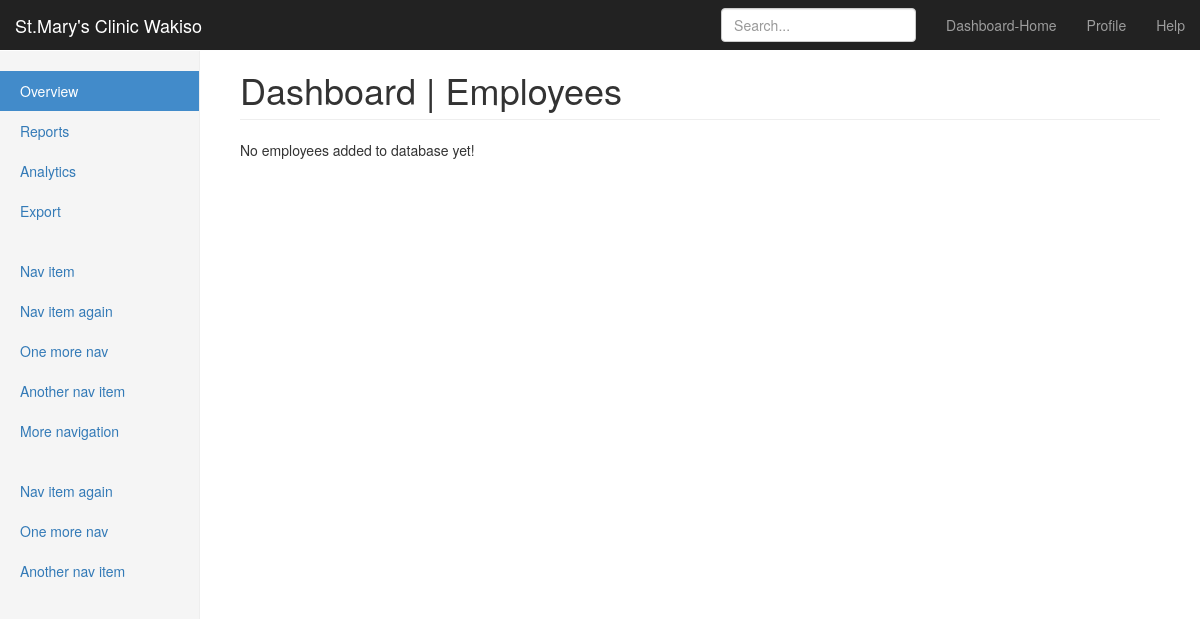
Page /clinic/employee/ on the earlier database version.
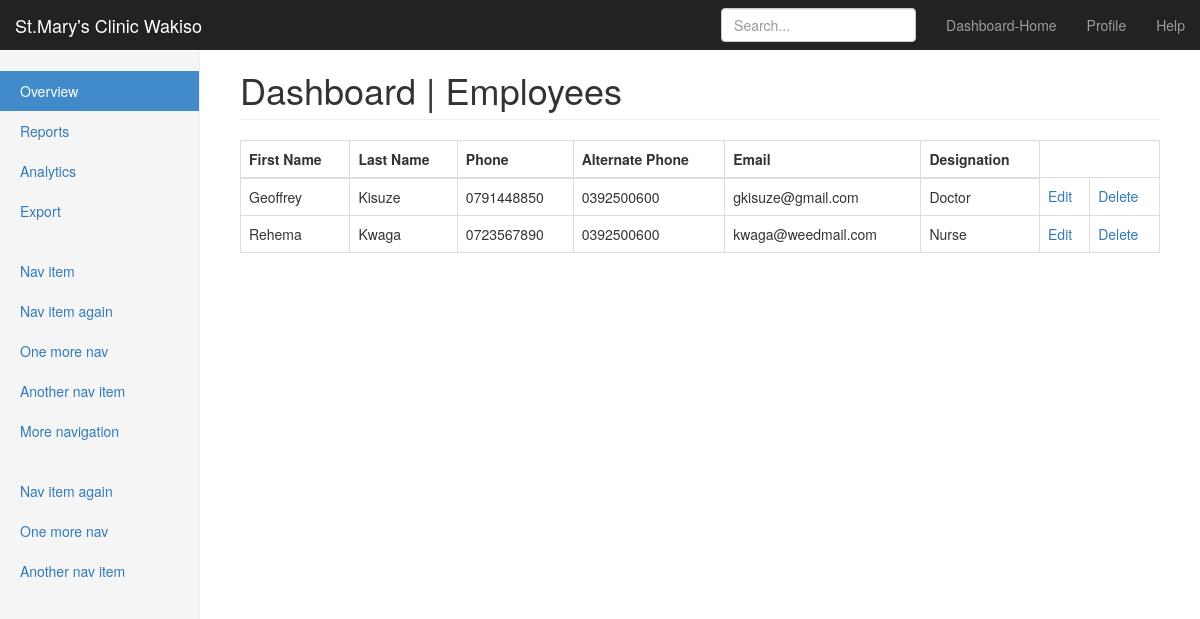
Same page on the later database version.
### clinic/models.py (models this page shows, shortened)
class Employee(models.Model):
    first_name = models.CharField(max_length=30,verbose_name='First Name')
    last_name = models.CharField(max_length=30,verbose_name='Last Name')
    phone = models.CharField(max_length=30,verbose_name='Phone')
    alternate_phone = models.CharField(max_length=30,blank=True,verbose_name='Alternate Phone')
    email = models.EmailField(blank=True,verbose_name='Email')
    designation = models.CharField(max_length=50,choices=STAFF_DESIGNATION,verbose_name='Designation')
    class Meta:
        verbose_name_plural = 'Employees'
        ordering =['first_name']
    def _get_full_name(self):
        """ returns the person's full name """
        return u'%s  %s' % (self.first_name, self.last_name)
    full_name = property(_get_full_name)

### clinic/views.py (the view)
class EmployeeListView(ListView):
    model = Employee
    context_object_name = "employees"
    template_name = "clinic/employee_list.html"

### templates/clinic/employee_list.html
{%extends 'clinic/base.html'%}
        {%block title_heading%}
        Employees
        {%endblock%}
        {%block content%}
        {% if employees%}
        <table class="table table-bordered">
            <thead>
              <tr>
                  <th> First Name</th>
                  <th> Last Name</th>
                  <th> Phone</th>
                  <th> Alternate Phone</th>
                  <th> Email</th>
                  <th> Designation</th>
              </tr>
            </thead>
            <tbody>
            {%for member in employees%}
            <tr>
                <td>{{member.first_name}}</td>
                <td>{{member.last_name}}</td>
                <td>{{member.phone}}</td>
                <td>{{member.alternate_phone}}</td>
                <td>{{member.email}}</td>
                <td>{{member.designation}}</td>
                <td><a href="/clinic/employee/edit/{{member.id}}">Edit</a></td>
                <td><a href="/clinic/employee/delete/{{member.id}}">Delete</a></td>
            </tr>
            {%endfor%}
            </tbody>
        </table>
        {%else%}
        <p> No employees added to database yet!</p>
        {%endif%}
        {%endblock%}

Differences in the rows shown:
added Employee: first_name "Geoffrey", last_name "Kisuze", phone "0791448850", alternate_phone "0392500600", email "gkisuze@gmail.com", designation "Doctor"
added Employee: first_name "Rehema", last_name "Kwaga", phone "0723567890", alternate_phone "0392500600", email "kwaga@weedmail.com", designation "Nurse"
Other differences:
text no longer shown: "No employees added to database yet!"
text now shown: "First Name Last Name Phone Alternate Phone Email Designation"
